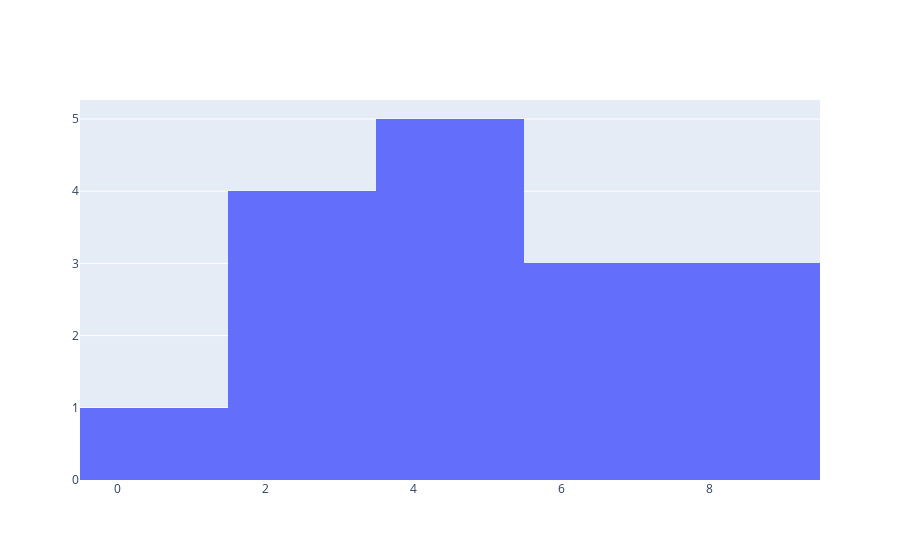

Notebook code for this chart:
### Code cell
fig = go.Figure(data = [go.Histogram(x=x)])
fig.show()

### Figure 1 — Plotly figure (JSON) as saved in the notebook; plotly's stock layout.template omitted (floating-point values rounded to 4 significant figures)
{"data": [{"type": "histogram", "x": [1, 2, 3, 4, 5, 6, 4, 5, 6, 7, 8, 9, 8, 5, 2, 3]}], "layout": {}}
